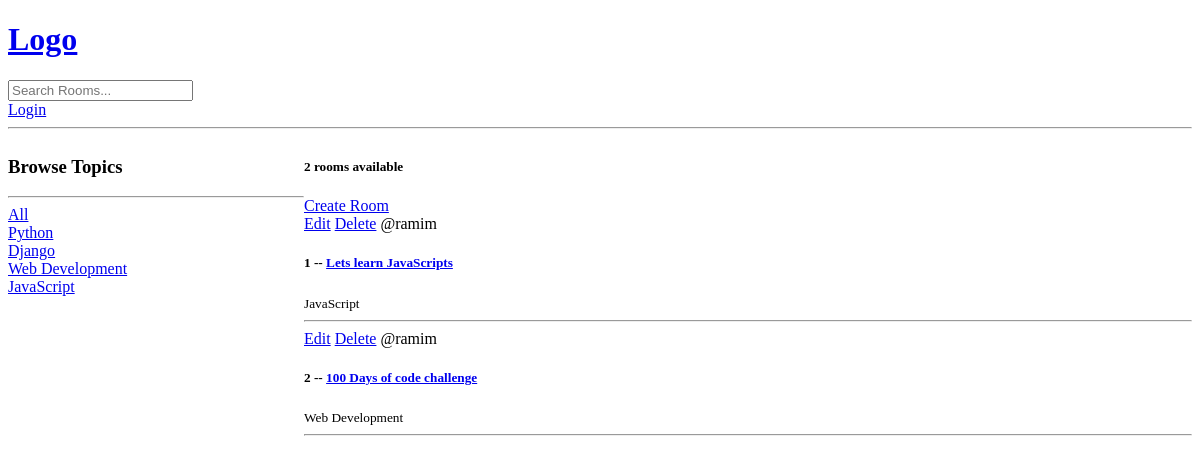
/, run on an earlier commit of the app's database.
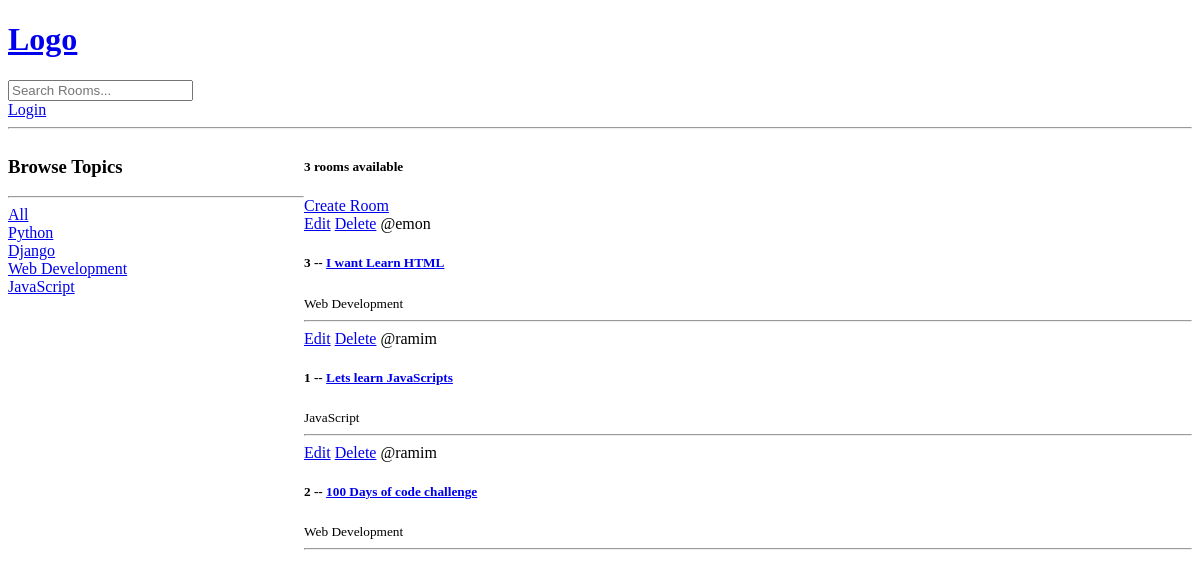
And on a later commit of the database.
### base/models.py (models this page shows, shortened)
class Topic(models.Model):
  name = models.CharField(max_length=200)

class Room(models.Model):
  host = models.ForeignKey(User, on_delete=models.SET_NULL, null=True)
  topic = models.ForeignKey(Topic, on_delete=models.SET_NULL, null=True)#if the topic parent class is deleted the room child model is not deleted null = True allowed in the database
  name = models.CharField(max_length=200)
  description = models.TextField(null=True, blank=True) #it can be blank by null=True, blank=True means the submitted form can also be true
  updated = models.DateTimeField(auto_now=True) #takes the time when every time the save method is called
  created = models.DateTimeField(auto_now_add=True) #only take the time when we first save or create this instance(initial time)
  class Meta:
    ordering = ['-updated', '-created']

### base/views.py (the view)
# urls.py: path('', views.home, name="home"),
def home(request):
  q = request.GET.get('q') if request.GET.get('q') != None else ''
  rooms = Room.objects.filter(
                              Q(topic__name__icontains=q) |
                              Q(name__icontains=q) |
                              Q(description__icontains=q)
                              )
  topics = Topic.objects.all()
  room_count=rooms.count()
  context = {'rooms':rooms, 'topics':topics, 'room_count':room_count}
  return render(request, 'base/home.html', context)

### base/templates/base/home.html (shortened to what this page needs)
{% extends 'main.html' %}
{% block content %}
<div class="home-container">
  <div>
    <h3>Browse Topics</h3>
    <hr>
    <div>
      <a href="{% url 'home' %}">All</a>
    </div>
    {% for topic in topics %}
      <div>
        <a href="{% url 'home' %}?q={{topic.name}}">{{topic.name}}</a>
      </div>
    {% endfor %}
  </div>
  <div>
    <h5>{{room_count}} rooms available</h5>
    <a href="{% url 'create-room' %}">Create Room</a>
    <div>
      {% for room in rooms %}
        <div>
          <a href="{% url 'update-room' room.id %}">Edit</a>
          <a href="{% url 'delete-room' room.id %}">Delete</a>
          <span>@{{room.host.username}}</span>
          <h5>{{room.id}} -- <a href="{% url 'room' room.id %}">{{room.name}}</a></h5>
          <small>{{room.topic.name}}</small>
          <hr>
        </div>
      {% endfor %}
    </div>
  </div>
</div>
{% endblock content %}

### templates/main.html (shortened to what this page needs)
<!DOCTYPE html>
<html lang="en">
<head>
</head>
<body>
  {% include 'navbar.html' %}
  {% block content %}{% endblock %}
</body>
</html>

### templates/navbar.html
<a href="/">
  <h1>Logo</h1>
</a>
<form action="{% url 'home' %}" method="GET">
  <input type="text" name="q"  placeholder="Search Rooms..."/>
</form>
<a href="{% url 'login' %}">Login</a>
<hr>

### base/templates/base/home.html (style rules this page uses)
.home-container { display: grid; grid-template-columns: 1fr 3fr; }

What changed in the data, as far as the page shows it:
added Room: host.username "emon", id "3", name "I want Learn HTML", topic.name "Web Development"
Also different on the page:
{{ room_count }}: "2" → "3"
